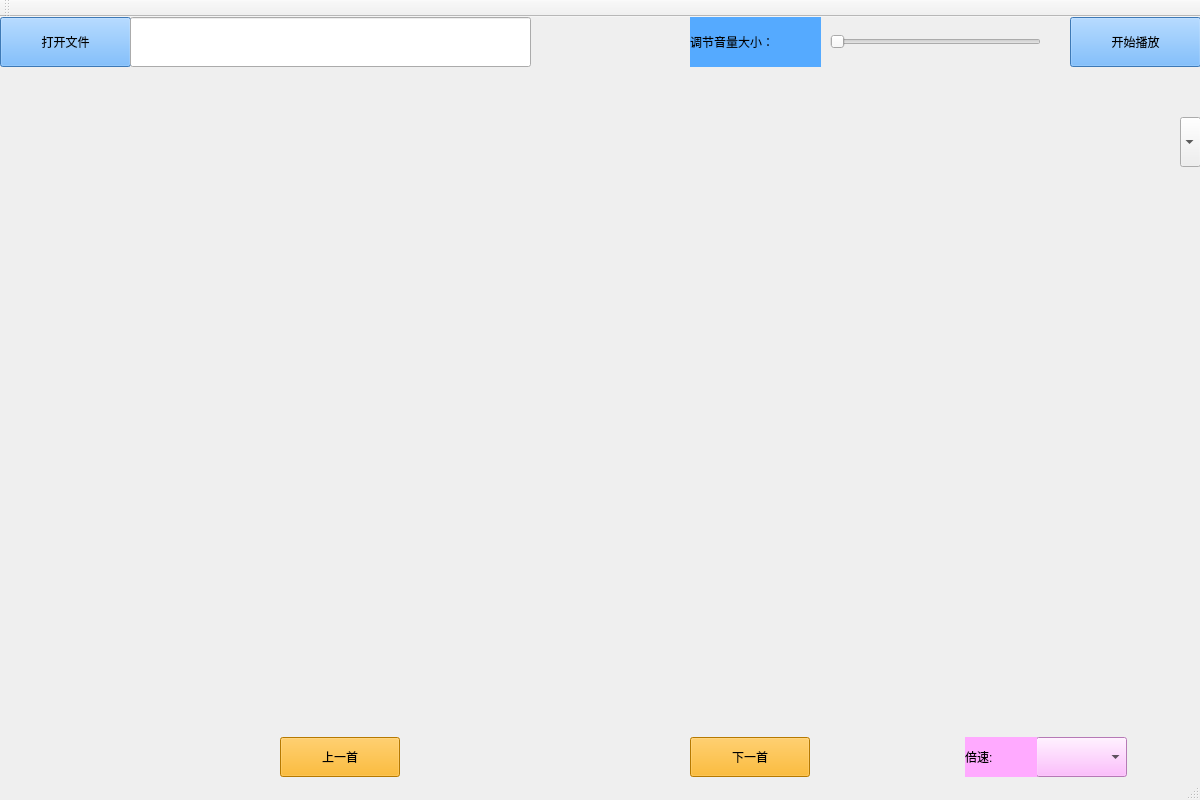
<?xml version="1.0" encoding="UTF-8"?>
<ui version="4.0">
 <class>MainWindow</class>
 <widget class="QMainWindow" name="MainWindow">
  <property name="geometry">
   <rect>
    <x>0</x>
    <y>0</y>
    <width>1200</width>
    <height>800</height>
   </rect>
  </property>
  <property name="windowTitle">
   <string>MainWindow</string>
  </property>
  <property name="styleSheet">
   <string notr="true">font: 75 11pt &quot;Consolas&quot;;
QPushButton {
    border-radius: 20px;
}</string>
  </property>
  <widget class="QWidget" name="centralWidget">
   <widget class="QPushButton" name="startBtn">
    <property name="geometry">
     <rect>
      <x>1070</x>
      <y>0</y>
      <width>131</width>
      <height>50</height>
     </rect>
    </property>
    <property name="styleSheet">
     <string notr="true">background-color: rgb(85, 170, 255);
font: 75 10pt &quot;Consolas&quot;;</string>
    </property>
    <property name="text">
     <string>开始播放</string>
    </property>
   </widget>
   <widget class="QComboBox" name="comboBox">
    <property name="geometry">
     <rect>
      <x>1180</x>
      <y>100</y>
      <width>21</width>
      <height>50</height>
     </rect>
    </property>
    <property name="layoutDirection">
     <enum>Qt::LeftToRight</enum>
    </property>
    <property name="styleSheet">
     <string notr="true">font: 75 10pt &quot;Consolas&quot;;
</string>
    </property>
   </widget>
   <widget class="QSlider" name="Slider">
    <property name="geometry">
     <rect>
      <x>830</x>
      <y>0</y>
      <width>211</width>
      <height>50</height>
     </rect>
    </property>
    <property name="maximum">
     <number>100</number>
    </property>
    <property name="orientation">
     <enum>Qt::Horizontal</enum>
    </property>
   </widget>
   <widget class="QLabel" name="label">
    <property name="geometry">
     <rect>
      <x>690</x>
      <y>0</y>
      <width>131</width>
      <height>50</height>
     </rect>
    </property>
    <property name="styleSheet">
     <string notr="true">background-color: rgb(85, 170, 255);
font: 75 10pt &quot;Consolas&quot;;</string>
    </property>
    <property name="text">
     <string>调节音量大小：</string>
    </property>
   </widget>
   <widget class="QPushButton" name="openFileButton">
    <property name="geometry">
     <rect>
      <x>0</x>
      <y>0</y>
      <width>131</width>
      <height>50</height>
     </rect>
    </property>
    <property name="styleSheet">
     <string notr="true">background-color: rgb(85, 170, 255);
font: 75 11pt &quot;Consolas&quot;;</string>
    </property>
    <property name="text">
     <string>打开文件</string>
    </property>
   </widget>
   <widget class="QPushButton" name="pauseButton">
    <property name="geometry">
     <rect>
      <x>480</x>
      <y>720</y>
      <width>120</width>
      <height>40</height>
     </rect>
    </property>
    <property name="styleSheet">
     <string notr="true">background:transparent;</string>
    </property>
    <property name="text">
     <string/>
    </property>
    <property name="flat">
     <bool>true</bool>
    </property>
   </widget>
   <widget class="QLineEdit" name="openFilePath">
    <property name="geometry">
     <rect>
      <x>130</x>
      <y>0</y>
      <width>401</width>
      <height>50</height>
     </rect>
    </property>
   </widget>
   <widget class="QPushButton" name="nextButton">
    <property name="geometry">
     <rect>
      <x>690</x>
      <y>720</y>
      <width>120</width>
      <height>40</height>
     </rect>
    </property>
    <property name="styleSheet">
     <string notr="true">background-color: rgb(255, 170, 0);</string>
    </property>
    <property name="text">
     <string>下一首</string>
    </property>
   </widget>
   <widget class="QPushButton" name="previousBtn">
    <property name="geometry">
     <rect>
      <x>280</x>
      <y>720</y>
      <width>120</width>
      <height>40</height>
     </rect>
    </property>
    <property name="styleSheet">
     <string notr="true">background-color: rgb(255, 170, 0);</string>
    </property>
    <property name="text">
     <string>上一首</string>
    </property>
   </widget>
   <widget class="QComboBox" name="boxBS">
    <property name="geometry">
     <rect>
      <x>1036</x>
      <y>720</y>
      <width>91</width>
      <height>40</height>
     </rect>
    </property>
    <property name="styleSheet">
     <string notr="true">background-color: rgb(255, 170, 255);</string>
    </property>
   </widget>
   <widget class="QLabel" name="label_2">
    <property name="geometry">
     <rect>
      <x>965</x>
      <y>720</y>
      <width>72</width>
      <height>40</height>
     </rect>
    </property>
    <property name="styleSheet">
     <string notr="true">background-color: rgb(255, 170, 255);</string>
    </property>
    <property name="text">
     <string>倍速:</string>
    </property>
   </widget>
  </widget>
  <widget class="QMenuBar" name="menuBar">
   <property name="geometry">
    <rect>
     <x>0</x>
     <y>0</y>
     <width>1200</width>
     <height>28</height>
    </rect>
   </property>
  </widget>
  <widget class="QToolBar" name="mainToolBar">
   <attribute name="toolBarArea">
    <enum>TopToolBarArea</enum>
   </attribute>
   <attribute name="toolBarBreak">
    <bool>false</bool>
   </attribute>
  </widget>
  <widget class="QStatusBar" name="statusBar"/>
 </widget>
 <layoutdefault spacing="6" margin="11"/>
 <resources/>
 <connections/>
</ui>
